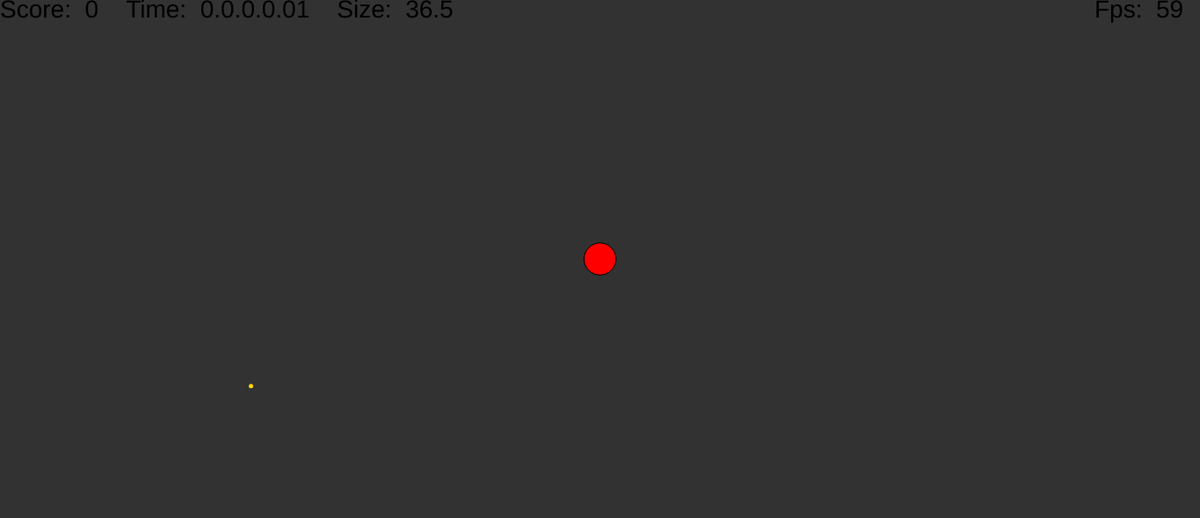
Frame 1 (no input)
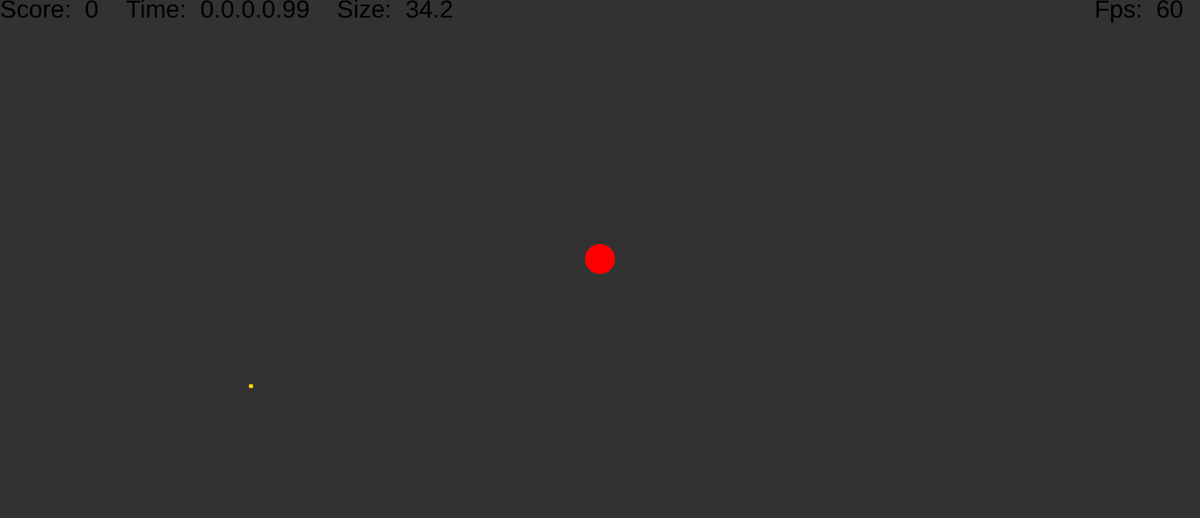
Frame 60 (no input)
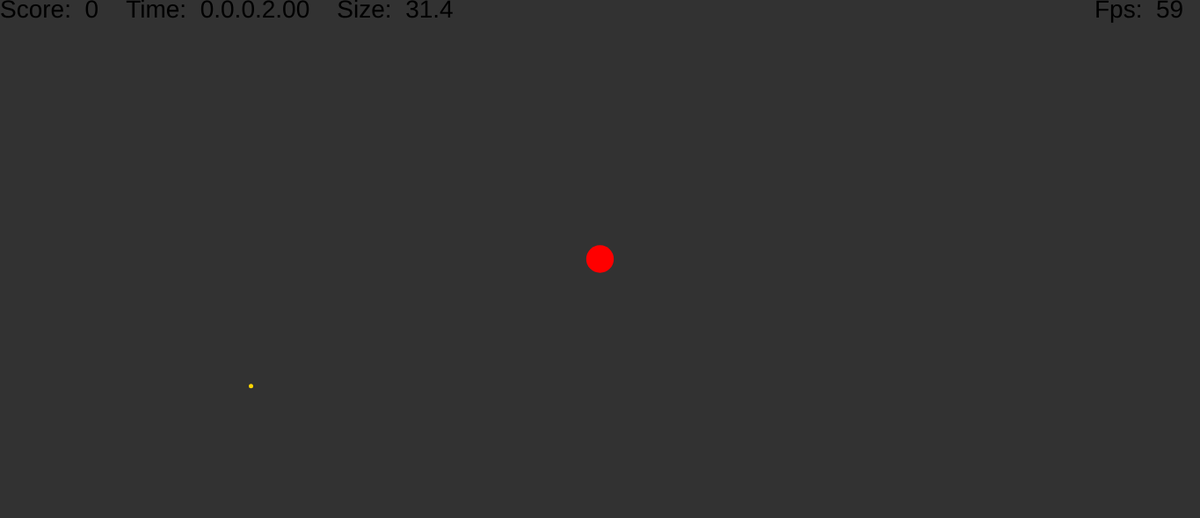
Frame 120 (the mouse pressed at the canvas centre since frame 60)

The p5.js sketch that drew these frames (run headless with seeded random() and noise() and a simulated clock; from frame 60 on, the mouse is pressed at the canvas centre):

// p5.js sketch
// ── sketch.js
let pX, py;  // The coordinates of the Player
let gX, gY;  // The coordinates of the Goal
let pD;  // The diameter pf the player Circle
let gD = 5;  // The diameter pf the goal Circle
let randomNum = [[], [], []];
let swotch = true;
let score = 0;
let drank = 0;

function setup() {
  createCanvas(1365, 590);
  pD = random(15, 45);
  pX = width/2;
  pY = height/2;
  resetGoal();
  randomNum[0].push(random(0, 10000));
  randomNum[0].push(random(0, 10000));
  randomNum[1].push(random(0, 10000));
  randomNum[1].push(random(0, 10000));
  randomNum[2].push(random(0, 10000));
  randomNum[2].push(random(0, 10000));
  console.log(randomNum);
}

function draw() {
  background(50);
  // Move the player
  movePlayer(10);
  randomNum[0][0] += 0.01;
  randomNum[1][0] += 0.01;
  pX += (noise(randomNum[1][0], randomNum[0][0]) - 0.5) * drank;
  pY += (noise(randomNum[0][0], randomNum[1][0]) - 0.5) * drank;
  // Drawing the Player
  fill(255, 0, 0);
  circle(pX, pY, pD);
  
  pD += (noise(randomNum[2][0], randomNum[2][1]) - 0.5) / 2;
  if (pD >= 45) {
    pD = 45;
  }
  if (pD <= 15) {
    pD = 15;
  }
  randomNum[2][0] += 0.01;
  randomNum[2][1] += 0.01;

  getBackHere(pD);
  // Drawing the Goal
  stroke(255, 255, 0);
  strokeWeight(0);
  fill("gold");
  randomNum[0][1] += 0.01;
  randomNum[1][1] += 0.01;
  gX += (noise(randomNum[1][1], randomNum[0][1]) - 0.5) * drank;
  gY += (noise(randomNum[0][1], randomNum[1][1]) - 0.5) * drank;
  circle(gX, gY, gD);
  getBackHere2(gD);
  // Draw the score and timer on the canvas
  stroke(0, 0, 0);
  strokeWeight(0);
  fill("black");
  textSize(28);
  text("Score:  " + score + "    Time:  " + ((floor(millis() / 86400000))) + "." + ((floor(millis() / 3600000)) % 24) + "." + ((floor(millis() / 60000)) % 60) + "." + ((floor(millis() / 1000)) % 60) + "." + ((floor(millis() / 100)) % 10) + ((floor(millis() / 10)) % 10) + "    Size:  " + round(pD, 1), 0, 20);
  // Draw the fps on the canvas
  text("Fps:  " + floor(frameRate()), width - 120, 20);
  // Check to see if the player has reached the Goal
  if(checkOnGoal()) {
    resetGoal();
    score++;
    drank += 2.5;
  }
}

/*
The resetGoal function resets the x and
y coordinate of the goal.
*/

function resetGoal() {
  gX = random(gD, width - gD);
  gY = random(gD, height - gD);
}


/*
The movePlayer function moves the player
*/

function movePlayer(speed) {
  // If the player is holding down the "a" key
  if(keyIsDown(65)) {
    pX -= speed;
  }
  // If the player is holding down the "w" key
  if(keyIsDown(87)) {
    pY -= speed;
  }
  // If the player is holding down the "s" key
  if(keyIsDown(83)) {
    pY += speed;
  }
  // If the player is holding down the "d" key
  if(keyIsDown(68)) {
    pX += speed;
  }
  // If the player is holding down the "left arrow" key
  if(keyIsDown(LEFT_ARROW)) {
    pX -= speed;
  }
  // If the player is holding down the "right arrow" key
  if(keyIsDown(RIGHT_ARROW)) {
    pX += speed;
  }
  // If the player is holding down the "up arrow" key
  if(keyIsDown(UP_ARROW)) {
    pY -= speed;
  }
  // If the player is holding down the "down arrow" key
  if(keyIsDown(DOWN_ARROW)) {
    pY += speed;
  }
}

/*
Checks to see if the Player is on the Goal. If so, 
returns true and otherwise returns false.
*/

function checkOnGoal() {
  // Get the distance from the centers of each circle
  let d = dist(pX, pY, gX, gY);
  // Test to see if the distance is less than the sum
  // of the radii of the circles
  if(d <= gD/2 + pD/2) {
    return true;
  }
  else {
    return false;
  }
}

/*
The getBackHere function moves the player back 
into bounds if they are out of bounds.
*/

function getBackHere(d) {
    if (pX >= width + d) {
      pX = (d * -1);
    }
    else if (pX <= d * -1) {
      pX = (d + width);
    }
    if (pY >= height + d) {
      pY = (d * -1);
    }
    else if (pY <=  d * -1) {
      pY = (d + height);
    }
}

function getBackHere2(d) {
    if (gX >= width + d) {
      gX = (d * -1);
    }
    else if (gX <= d * -1) {
      gX = (d + width);
    }
    if (gY >= height + d) {
      gY = (d * -1);
    }
    else if (gY <=  d * -1) {
      gY = (d + height);
    }
}
